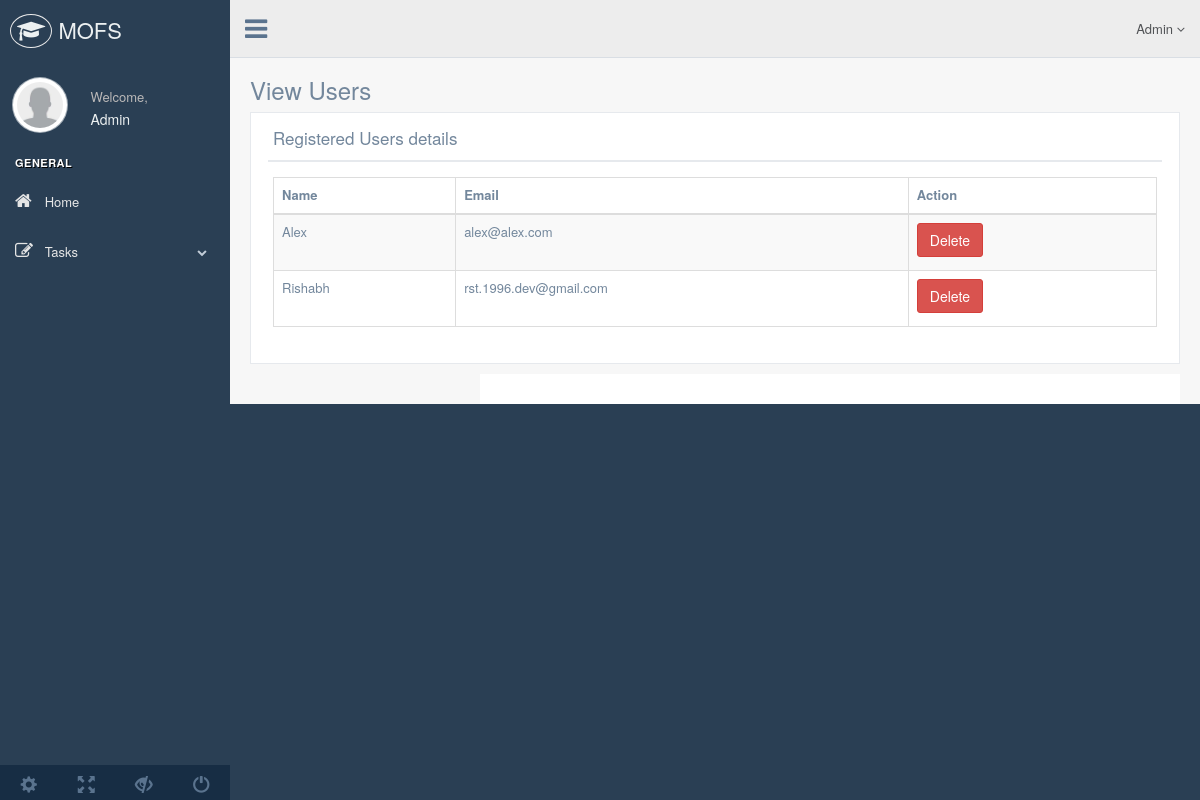
Page /view_user.php (signed in) on the committed database.
### tables this page shows
CREATE TABLE `users` (
  `id` int(11) NOT NULL,
  `name` varchar(50) NOT NULL,
  `email` varchar(80) NOT NULL,
  `password` varchar(255) NOT NULL,
  `admin_role` tinyint(1) NOT NULL DEFAULT '0',
  `status` tinyint(1) NOT NULL DEFAULT '1'
);

### view_user.php (the view, shortened to what this page needs)
<?php
	require_once 'bin/config/dbcon.php';
?>
<!DOCTYPE html>
<html lang="en">
 <?php include("theme/head.php");?>
    <link href="vendors/datatables.net-bs/css/dataTables.bootstrap.min.css" rel="stylesheet">
    <link href="vendors/datatables.net-buttons-bs/css/buttons.bootstrap.min.css" rel="stylesheet">
    <link href="vendors/datatables.net-fixedheader-bs/css/fixedHeader.bootstrap.min.css" rel="stylesheet">
    <link href="vendors/datatables.net-responsive-bs/css/responsive.bootstrap.min.css" rel="stylesheet">
    <link href="vendors/datatables.net-scroller-bs/css/scroller.bootstrap.min.css" rel="stylesheet">
  <body class="nav-md">
    <div class="container body">
      <div class="main_container">
        <div class="col-md-3 left_col">
			<?php include("theme/leftsidebar.php");?>
			<?php include("theme/navbar.php");?>
		<div class="right_col" role="main">
          <div class="">
            <div class="page-title">
              <div class="title_left">
                <h3>View Users</h3>
              </div>
            </div>
            <div class="clearfix"></div>
            <div class="row">
              <div class="col-md-12 col-sm-12 col-xs-12">
                <div class="x_panel">
                  <div class="x_title">
                    <h2>Registered Users details</h2>
                    <div class="clearfix"></div>
                  </div>
                  <div class="x_content" id="user_container">
                    <table id="datatable" class="table table-striped table-bordered">
                      <thead>
                        <tr>
                          <th>Name</th>
                          <th>Email</th>
                          <th>Action</th>
                        </tr>
                      </thead>
                      <tbody>
                        <tr>
						<?php
							$fetch_query = "SELECT `id`, `name`, `email`, `password`, `admin_role` FROM `users` WHERE `admin_role` <> 1 ";
							if ($res = mysqli_query($dbcon,$fetch_query)) {
								if (mysqli_num_rows($res) > 0) {
									while ($row = mysqli_fetch_assoc($res)) {
						?>
                          <td><?php echo $row['name'];?></td>
                          <td><?php echo $row['email'];?></td>
                          <td><input type="submit" name="delete" value="Delete" class="btn btn-danger" onclick="delete_user(<?php echo $row['id']; ?>)"/></td>
                        </tr>
						<?php
									}
								}
							}
						?>
                      </tbody>
                    </table>
                  </div>
                </div>
              </div>
          </div>
        </div>
			<?php include("theme/footer.php");?>
      </div>
    </div>
  </body>
</html>

### rows in the picture
users: name "Alex", email "alex@alex.com"
users: name "Rishabh", email "rst.1996.dev@gmail.com"

### other values in the picture
$_SESSION['current_user']['name'] "Admin"
